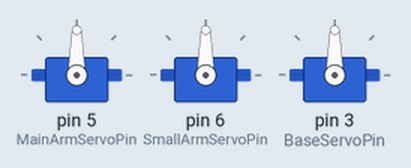
This sketch was run on a simulated Arduino Uno, built with avr-gcc and run on an emulated ATmega328P. Parts: 3 × servo. What the sketch prints to the serial monitor is not drawn.

Above: at 0.1 s.
At 1.1 s:
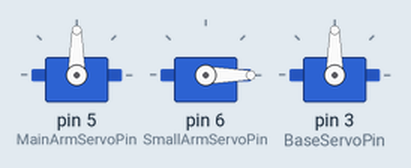
Timing chart, 0 to 2.6 s (numbered marks = the images above):
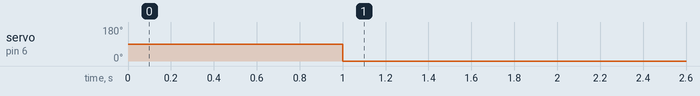

The sketch:

MotorDriverNew.ino
```cpp
#include <Servo.h>
const byte servoMin = 20;
const byte servoMax = 160;
  const byte BaseServoPin = 3;
  const byte  SmallArmServoPin = 6;
  const byte MainArmServoPin = 5;

  Servo MainArmServo;
  Servo SmallArmServo;
  Servo BaseServo;

void setup() {
  // put your setup code here, to run once:
    Serial.begin(9600);
  Serial.println("Initialize");

  MainArmServo.attach(MainArmServoPin);

  SmallArmServo.attach(SmallArmServoPin);

  BaseServo.attach(BaseServoPin);
  delay (1000);
}

void loop() {
  // put your main code here, to run repeatedly:
 /*MainArmServo.write(0);
 SmallArmServo.write(60);
 BaseServo.write(90);
delay (1000);
  MainArmServo.write(90);
 SmallArmServo.write(60);
delay (1000);

*/
SmallArmServo.write(0);

delay(1000);


}
```

Measured:
- by itself, servo on pin 6 (SmallArmServoPin): 90° → 0° at 1.0 s
